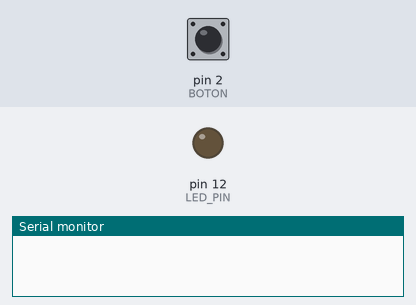
Recording of a sketch running on a simulated Arduino Uno, built with avr-gcc and run on an emulated ATmega328P. Parts: output pins drawn as LEDs (lit = HIGH), the last lines printed to the serial monitor. The inputs (shaded band) are chosen by the test bench; at power-on: pin 2 (BOTON) HIGH.

Above: at 1.2 s.
1.3 s: pin 2 (BOTON) pulled LOW for 0.15 s
At 2.4 s:
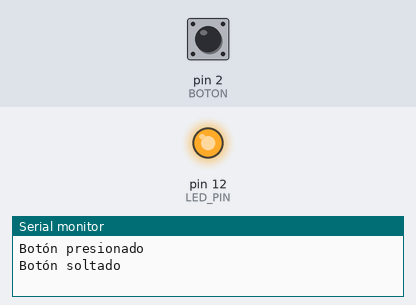
2.9 s: pin 2 (BOTON) pulled LOW for 1 s
At 3.6 s:
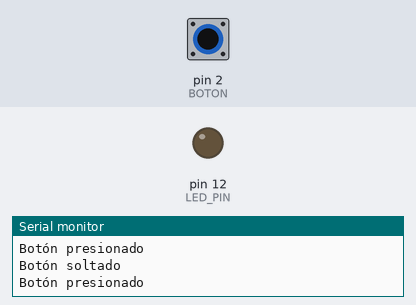
5.4 s: pin 2 (BOTON) pulled LOW for 3.2 s
At 6.7 s:
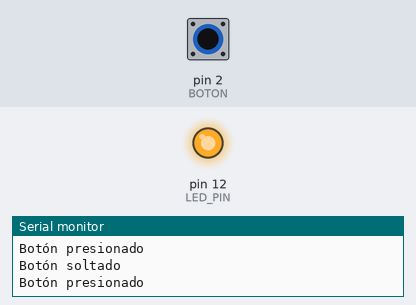
Timing chart, 0 to 8.4 s (numbered marks = the images above; inputs shaded):
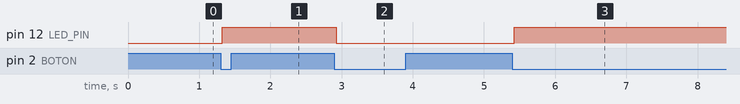

The sketch:

Boton_antirebote--Interrupts.ino
```cpp
/************************************************************************************************************
 🔹 CONTROL DE LED CON INTERRUPCIÓN Y ANTIRREBOTE (Bounce2) 🔹
  - Detecta cambios de estado de un botón conectado al pin 2 usando interrupciones y la librería Bounce2.
  - El botón se configura con INPUT_PULLUP interno para evitar fluctuaciones de voltaje.
  - Intervalo de antirrebote configurado en 25 ms para lecturas estables.
  - Cuando se presiona el botón:
      • Se alterna el estado de un LED conectado al pin 12.
      • Se imprime "Botón presionado" en el monitor serie.
  - Cuando se suelta el botón:
      • Se imprime "Botón soltado" en el monitor serie.
  - El estado del botón también se mantiene en la variable `estadoBoton`, actualizada dentro de la ISR.
  - Compatible con flancos descendentes (fell) y ascendentes (rose) de Bounce2.
  K. Michalsky – 11.2025
*************************************************************************************************************/

#include <Bounce2.h>

// DEFINICION DE PINS
#define BOTON 2
#define LED_PIN 12

// DEFINICION DE VARIABLES
int ledState = LOW;
volatile bool estadoBoton = LOW;

//  INICIAR OBJETO BOUNCE
Bounce debouncer = Bounce();

void setup()
{
  Serial.begin(9600);
  // DEFINER LED COMO OUTPUT
  pinMode(LED_PIN, OUTPUT);

  // CONFIGURACION DE LA INTERRUPCION
  attachInterrupt(digitalPinToInterrupt(BOTON), cambiarEstadoBoton, CHANGE);

  // CONFIGURACION DEL ANTIREBOTE
  // Conecta el antirrebote a un pin con modo INPUT_PULLUP
  // Intervalo de antirebote de 25mm (10-30mm es suficiente
  // Tamien se puede escribir de la siguiente manera:
  // pinMode(BOTON, INPUT_PULLUP);
  // debouncer.attach(BOTON);
  debouncer.attach(BOTON, INPUT_PULLUP);
  debouncer.interval(25);
}

void loop()
{
  // Actualizar la instancia de Bounce. Debe llamarse solo una vez por bucle()
  debouncer.update();
  LED();
}

// ISR (INTERRUPT SERIAL ROUTINE)
// Esta funcion se llama en la interrupcion
// digitalRead(BOTON) lee el pin y devuelve HIGH o LOW.
// Se compara con LOW usando ==.
// Si el pin está en LOW, la comparación da true (1).
// Si está en HIGH, da false (0).
// Luego el resultado (true o false) se asigna a estadoBoton con =
void cambiarEstadoBoton()
{
  estadoBoton = digitalRead(BOTON) == LOW;
}

// FUNCION PARA IMPRIMIR Y ENCENDER O APAGAR EL LED
void LED()
{
  // COMPROBAR SI EL BOTON HA CAMBIADO DE ESTADO
  if (debouncer.fell())
  {
    // El botón ha sido presionado
    Serial.println("Botón presionado");
    // Cambia el estado del LED y pone el nuevo estado al Pin correspondiente
    ledState = !ledState;
    digitalWrite(LED_PIN, ledState);
  }
  if (debouncer.rose())
  {
    // El botón ha sido soltado
    Serial.println("Botón soltado");
  }
}
```

Measured:
- after the input at 1.3 s, pin 12 (LED_PIN): LOW → HIGH at once
- after the input at 2.9 s, pin 12 (LED_PIN): HIGH → LOW at once
- after the input at 5.4 s, pin 12 (LED_PIN): LOW → HIGH at once
